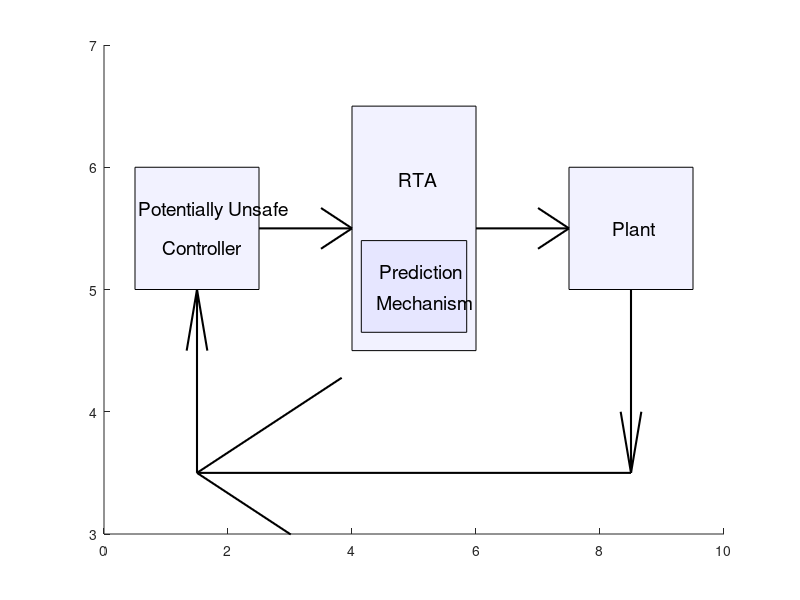

This chart was generated by the following MATLAB code: (Note: this script raises an error after producing the figure.)





figure(1); clf; hold on;
axis([0, 10, 3, 7])


patch(-.5 + [1, 3, 3, 1], [5, 5, 6, 6], 'b', 'FaceAlpha', .05)

patch(-.5 + 3.5 + [1, 3, 3, 1], [4.5, 4.5, 6.5, 6.5], 'b', 'FaceAlpha', .05)

patch(-.5 + 7 + [1, 3, 3, 1], [5, 5, 6, 6], 'b', 'FaceAlpha', .05)

patch(-.5 + 3.5 + [1.15, 2.85, 2.85, 1.15], -.1+[4.75, 4.75, 5.5, 5.5], 'b', 'FaceAlpha', .05)


p1 = [2.5 5.5];                         % First Point
p2 = [4 5.5];                         % Second Point
dp = p2-p1;                         % Difference

quiver(p1(1),p1(2),dp(1),dp(2),1, 'Color','k','LineWidth',1.5)

p1 = [3.5+2.5, 5.5];                         % First Point
p2 = [3.5+4 5.5];                         % Second Point
dp = p2-p1;                         % Difference
quiver(p1(1),p1(2),dp(1),dp(2),1, 'Color','k','LineWidth',1.5)

p1 = [8.5, 5];                         % First Point
p2 = [8.5, 3.5];                         % Second Point
dp = p2-p1;                         % Difference
quiver(p1(1),p1(2),dp(1),dp(2),1, 'Color','k','LineWidth',1.5)

p1 = [1.5, 3.5];                         % First Point
p2 = [1.5, 5];                         % Second Point
dp = p2-p1;                         % Difference
quiver(p1(1),p1(2),dp(1),dp(2),1, 'Color','k','LineWidth',1.5)

p1 = [8.5, 3.5];                         % Second Point
p2 = [1.5, 3.5];                         % First Point
dp = p2-p1;                         % Difference
quiver(p1(1),p1(2),dp(1),dp(2),1, 'Color','k','LineWidth',1.5)


text(.55,5.65,'Potentially Unsafe', 'FontSize',14)
text(.95,5.35,'Controller', 'FontSize',14)
text(4.45,5.15,'Prediction', 'FontSize',14)
text(4.4,4.9,'Mechanism', 'FontSize',14)
text(4.75,5.9,'RTA', 'FontSize',14)

text(8.2, 5.5,'Plant', 'FontSize',14)

matlab2tikz('rta_thing.tikz', 'width', '6cm', 'height', '4cm')

